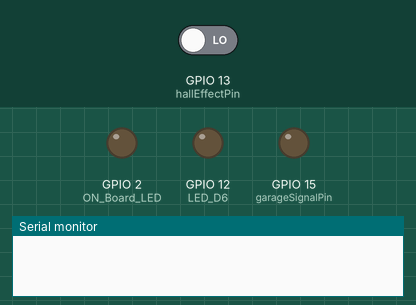
The sketch below on a simulated ESP8266 (NodeMCU). Shown: output pins drawn as LEDs (lit = HIGH), the last lines printed to the serial monitor. The test bench sets the inputs (shaded band); at power-on: GPIO 13 (hallEffectPin) LOW. WiFi joins after 1.5 s; servers stay silent unless stated; uploads are accepted with an empty reply.

Above: at 0.0 s.
At 2.1 s:
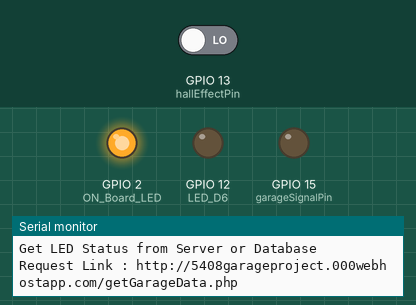
Timing chart, 0 to 3.6 s (numbered marks = the images above):
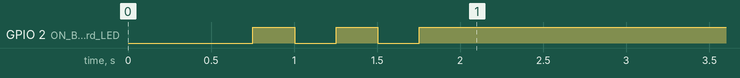

The sketch:

NodeMCU_GarageOpener.ino
```cpp
//Normally Closed, Writing high signal turns LED OFF
//LOW signal means LED ON

#include <ESP8266WiFi.h>
#include <WiFiClient.h>
#include<WiFiClientSecure.h>
#include <ESP8266HTTPClient.h>

#define ON_Board_LED 2  //--> Defining an On Board LED (GPIO2 = D4), used for indicators when the process of connecting to a wifi router

#define LED_D6 12 //--> Defines an LED Pin. D6 = GPIO12

#define hallEffectPin 13 //Hall effect senosr to determine if garage is closed or open, D7 = GPIO13

#define garageSignalPin 15 //Signal garage to open or close, D8 = GPIO15


String httpGetRequest(String GetAddress, String LinkGet, String getData);
void httpPostRequest(String SendAddress, String LinkSend, String postData);
void connectToWifi();

//----------------------------------------SSID and Password of your WiFi router.

//For actual garage door
const char* ssid = ""; //--> Your wifi name or SSID.
const char* password = ""; //--> Your wifi password.
//----------------------------------------

//----------------------------------------Web Server address / IPv4
// If using IPv4, press Windows key + R then type cmd, then type ipconfig (If using Windows OS).
//const char *host = "http://IPv4/";

//For actual garage door
//Use your host name, below is just example used
const char *host = "http://5408garageproject.000webhostapp.com/";

//Not used
//const int httpsPort = 443;
//----------------------------------------

//Not used
//const char* fingerprint = "92 99 1E EC B2 E4 C2 E2 E3 D4 05 9D 5A 31 CB DB 3E 69 12 5C";

void setup() {
  // put your setup code here, to run once:
  Serial.begin(115200);
  delay(500);

  pinMode(ON_Board_LED,OUTPUT); //--> On Board LED port Direction output
  digitalWrite(ON_Board_LED, HIGH); //--> Turn off Led On Board

  pinMode(LED_D6,OUTPUT); //--> LED port Direction output
  digitalWrite(LED_D6, LOW); //--> Turn off Led

  //NodeMCU connecting to Wifi Router
  connectToWifi();

  pinMode(hallEffectPin, INPUT);
  pinMode(garageSignalPin, OUTPUT);

  //Attempted with https
  /*WiFiClientSecure client;
  Serial.print("connecting to ");
  Serial.println(host);
  if(!client.connect(host, httpsPort)){
    Serial.println("connection failed");
    return;
  }

  if(client.verify(fingerprint, host)) {
    Serial.println("certificate matches");
  }
  else{
    Serial.println("certificate doesn't match");
  }*/
}

void loop() {
   //digitalWrite(garageSignalPin, LOW); //Open garage

  // put your main code here, to run repeatedly:
  HTTPClient http; //--> Declare object of class HTTPClient

  //----------------------------------------Getting Data from MySQL Database
  //Declaring string variable for http get
  String GetAddress, LinkGet, getData,hallEffectStatus;
  int id = 0; //--> ID in Database
  GetAddress = "getGarageData.php";
  LinkGet = host + GetAddress; //--> Make a Specify request destination
  getData = "ID=" + String(id);

  //Calling httpGetRequest function to see if garage button is pressed
  String payloadGet = httpGetRequest(GetAddress, LinkGet, getData);

  if (payloadGet == "1") {
    digitalWrite(LED_D6, HIGH);
    digitalWrite(garageSignalPin, LOW); //Open/Close garage
    //digitalWrite(garageSignalPin, HIGH); //Open/Close garage


    //Resetting button status stored in database  `.

    String postData, LinkSend, SendAddress;
    SendAddress = "updateStatus.php";
    LinkSend = host + SendAddress;
    postData = "Stat=0";

    //Reseting button pressed in database to zero
    httpPostRequest(SendAddress, LinkSend, postData);
  }
  if (payloadGet == "0") {
    digitalWrite(LED_D6, LOW);
    digitalWrite(garageSignalPin, HIGH); //Reset Relay Board
  }
  //----------------------------------------


  //----------------- Sends LED status feedback data to server

  hallEffectStatus = digitalRead(hallEffectPin);
  Serial.println("hall effect status:");
  Serial.println(hallEffectStatus);


  Serial.println();
  Serial.println("Sending Hall Effect Sensor Status to Server");
  String postData, LinkSend, SendAddress;
  SendAddress = "getGarageStatus.php";
  LinkSend = host + SendAddress;
  postData = "getGarageStatus=" + hallEffectStatus;

  //Sending status of garage door
  httpPostRequest(SendAddress, LinkSend, postData);

  Serial.println("----------------Closing Connection----------------");
  http.end(); //--> Close connection
  Serial.println();
  Serial.println("Please wait 5 seconds for the next connection.");
  Serial.println();
  delay(5000); //--> GET Data at every 5 seconds
}

//Making a get request, recieving data
String httpGetRequest(String GetAddress, String LinkGet, String getData)
{
  // put your main code here, to run repeatedly:
  HTTPClient http; //--> Declare object of class HTTPClient

  Serial.println("----------------Connect to Server-----------------");
  Serial.println("Get LED Status from Server or Database");
  Serial.print("Request Link : ");
  Serial.println(LinkGet);
  http.begin(LinkGet); //--> Specify request destination
  http.addHeader("Content-Type", "application/x-www-form-urlencoded");    //Specify content-type header
  int httpCodeGet = http.POST(getData); //--> Send the request
  String payloadGet = http.getString(); //--> Get the response payload from server
  Serial.print("Response Code : "); //--> If Response Code = 200 means Successful connection, if -1 means connection failed. For more information see here : https://en.wikipedia.org/wiki/List_of_HTTP_status_codes
  Serial.println(httpCodeGet); //--> Print HTTP return code
  Serial.print("Returned data from Server : ");
  Serial.println(payloadGet); //--> Print request response payload

  return payloadGet;
}

//Making a post request, seding data
void httpPostRequest(String SendAddress, String LinkSend, String postData)
{
  // put your main code here, to run repeatedly:
  HTTPClient http; //--> Declare object of class HTTPClient

  Serial.print("Request Link : ");
  Serial.println(LinkSend);
  http.begin(LinkSend); //Specify request destination
  http.addHeader("Content-Type", "application/x-www-form-urlencoded");    //Specify content-type header
  int httpCodeSend = http.POST(postData); //--> Send the request
  String payloadSend = http.getString(); //--> Get the response payload from server
  Serial.print("Response Code : "); //--> If Response Code = 200 means Successful connection, if -1 means connection failed. For more information see here : https://en.wikipedia.org/wiki/List_of_HTTP_status_codes
  Serial.println(httpCodeSend); //--> Print HTTP return code
  Serial.print("Returned data from Server : ");
  Serial.println(payloadSend); //--> Print request response payload
}

//NodeMCU connecting to the router
void connectToWifi()
{
  WiFi.mode(WIFI_STA);
  WiFi.begin(ssid, password); //--> Connect to your WiFi router
  Serial.println("");

  //----------------------------------------Wait for connection
  Serial.print("Connecting");
  while (WiFi.status() != WL_CONNECTED) {
    Serial.print(".");
    //----------------------------------------Make the On Board Flashing LED on the process of connecting to the wifi router.
    digitalWrite(ON_Board_LED, LOW);
    delay(250);
    digitalWrite(ON_Board_LED, HIGH);
    delay(250);
    //----------------------------------------
  }


  //----------------------------------------
  digitalWrite(ON_Board_LED, HIGH); //--> Turn off the On Board LED when it is connected to the wifi router.
  //----------------------------------------If successfully connected to the wifi router, the IP Address that will be visited is displayed in the serial monitor
  Serial.println("");
  Serial.print("Successfully connected to : ");
  Serial.println(ssid);
  Serial.print("IP address: ");
  Serial.println(WiFi.localIP());
  Serial.println();
  //----------------------------------------
}
```
